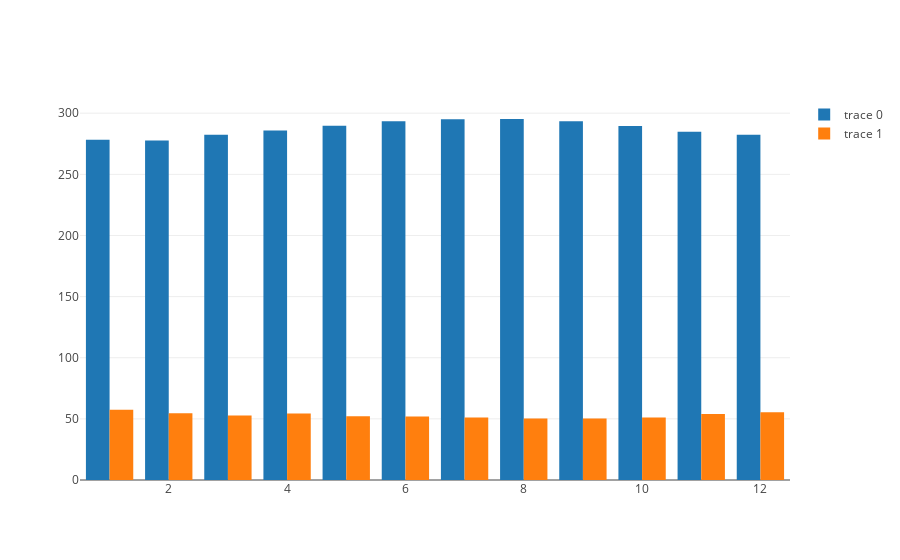

The cell this chart's notebook holds for it:
### Code cell
py.offline.iplot(data_temp_humidity, filename="spark/month_avgtemp_avghumidity.png")

### Figure 1 — Plotly figure (JSON) as saved in the notebook; plotly's stock layout.template omitted (floating-point values rounded to 4 significant figures)
{"data": [{"type": "bar", "x": ["07", "11", "01", "09", "05", "08", "03", "02", "06", "10", "12", "04"], "y": [295.1, 284.9, 278.4, 293.4, 289.7, 295.3, 282.4, 277.6, 293.4, 289.5, 282.4, 285.8]}, {"type": "bar", "x": ["07", "11", "01", "09", "05", "08", "03", "02", "06", "10", "12", "04"], "y": [51.22, 53.9, 57.49, 50.29, 52.13, 50.38, 52.68, 54.53, 51.85, 51.21, 55.34, 54.38]}], "layout": {}}
